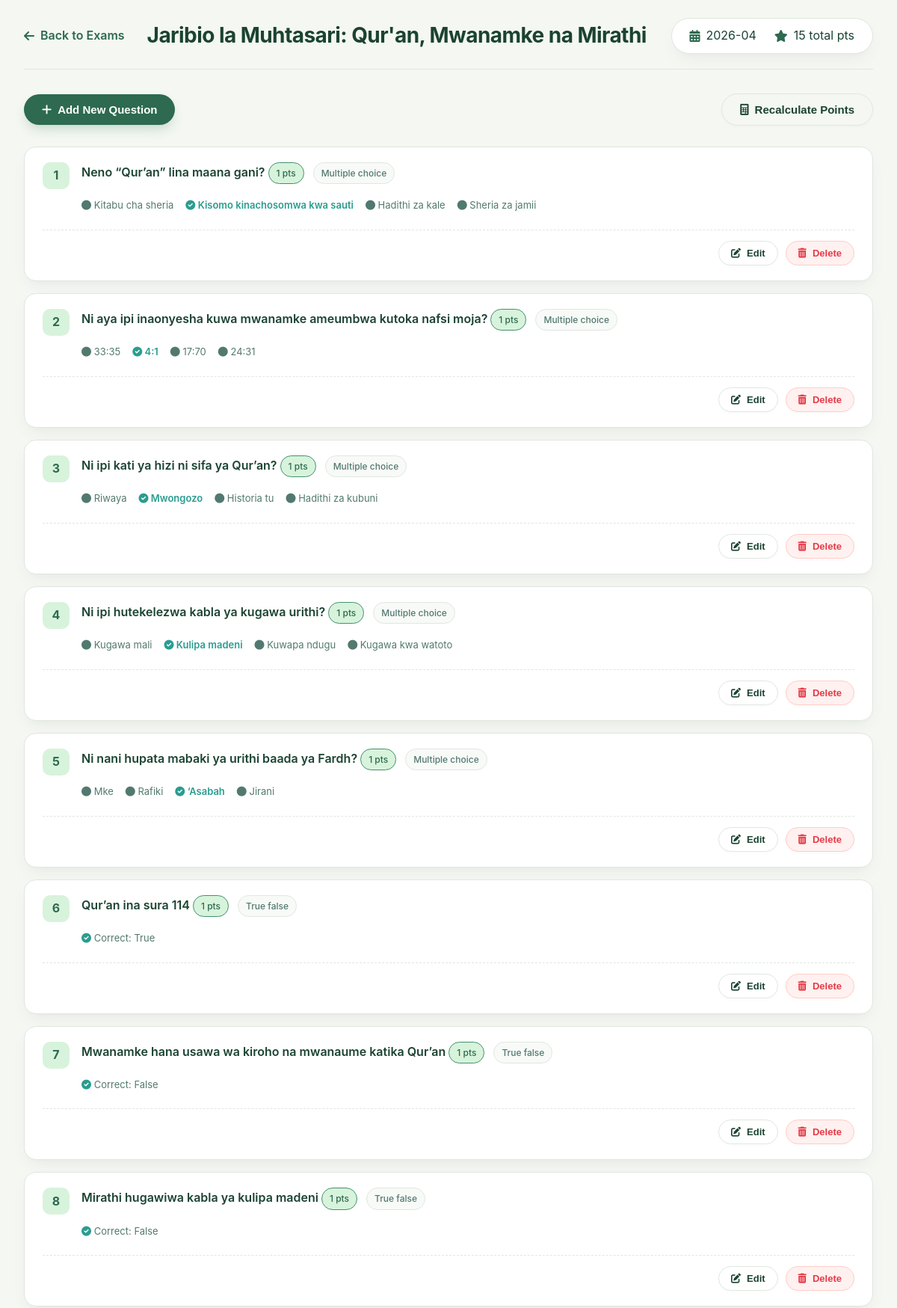
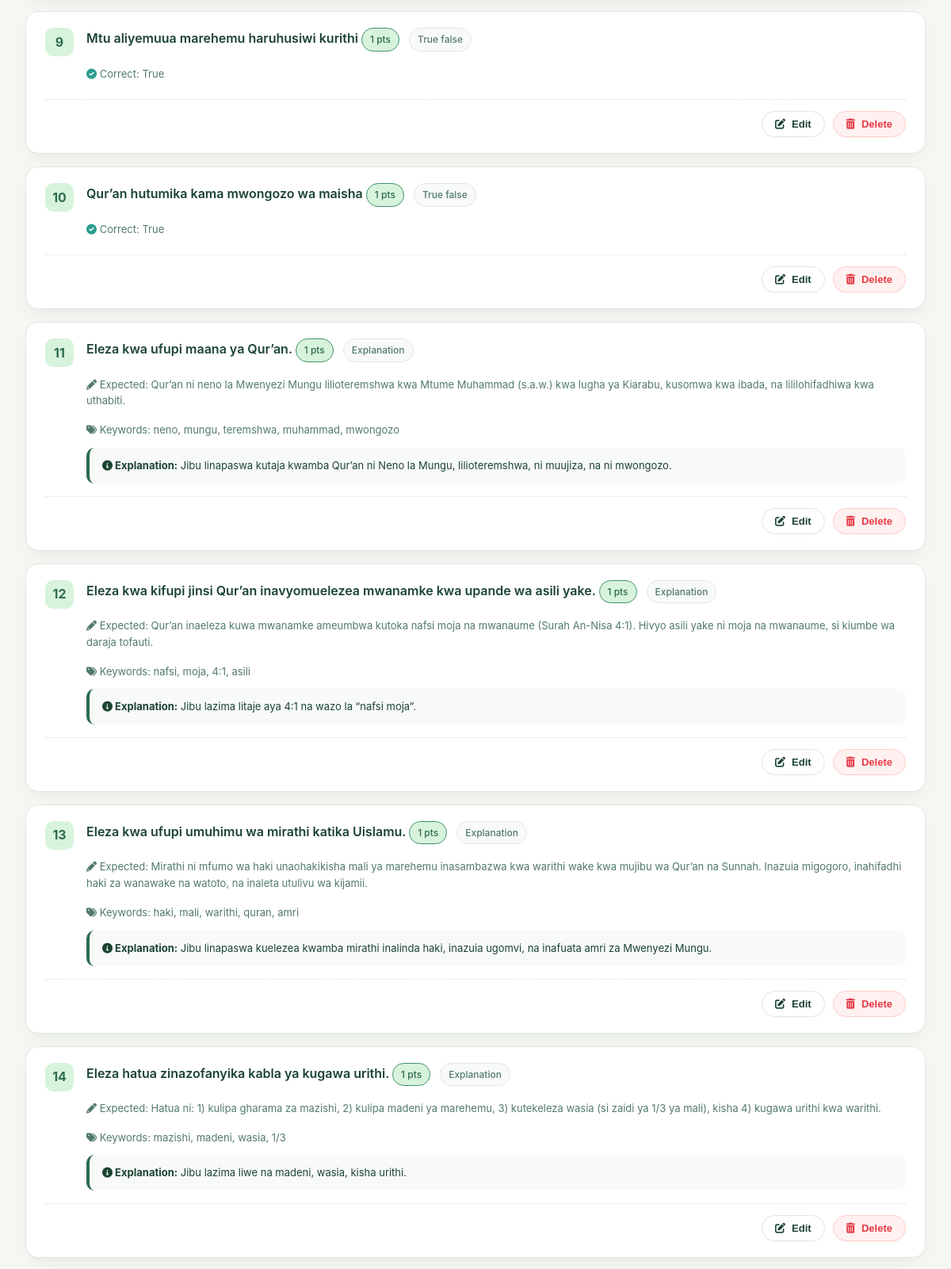
Screenshot of /myislam-v2/admin/admin_monthly_exam_questions.php?exam_id=1 (signed in, upper part) with the database file from the repository (2 pictures, top to bottom).
### tables this page shows
CREATE TABLE `monthly_exams` (
  `id` int(11) NOT NULL,
  `title` varchar(255) NOT NULL,
  `slug` varchar(255) NOT NULL,
  `description` text DEFAULT NULL,
  `subject_id` int(11) DEFAULT NULL,
  `month_year` varchar(7) NOT NULL COMMENT 'Format: YYYY-MM',
  `start_date` datetime NOT NULL,
  `end_date` datetime NOT NULL,
  `time_limit_minutes` int(11) DEFAULT NULL,
  `passing_score` int(11) NOT NULL DEFAULT 70,
  `total_points` int(11) NOT NULL DEFAULT 0,
  `max_attempts` int(11) NOT NULL DEFAULT 1,
  `status` enum('draft','published','archived') NOT NULL DEFAULT 'draft',
  `created_by` int(11) NOT NULL,
  `created_at` timestamp NULL DEFAULT current_timestamp(),
  `updated_at` timestamp NULL DEFAULT current_timestamp() ON UPDATE current_timestamp()
);

CREATE TABLE `monthly_exam_questions` (
  `id` int(11) NOT NULL,
  `exam_id` int(11) NOT NULL,
  `question_text` text NOT NULL,
  `question_type` enum('multiple_choice','true_false','explanation') NOT NULL,
  `points` int(11) NOT NULL DEFAULT 1,
  `sort_order` int(11) NOT NULL DEFAULT 0,
  `image_path` varchar(500) DEFAULT NULL,
  `created_at` timestamp NULL DEFAULT current_timestamp()
);

CREATE TABLE `monthly_exam_question_options` (
  `id` int(11) NOT NULL,
  `question_id` int(11) NOT NULL,
  `option_text` varchar(500) NOT NULL,
  `image_path` varchar(500) DEFAULT NULL,
  `is_correct` tinyint(1) NOT NULL DEFAULT 0,
  `sort_order` int(11) NOT NULL DEFAULT 0
);

CREATE TABLE `monthly_exam_question_explanations` (
  `question_id` int(11) NOT NULL,
  `expected_answer` text NOT NULL,
  `explanation` text DEFAULT NULL,
  `keywords_json` text DEFAULT NULL COMMENT 'JSON array of keywords with optional weights'
);

### myislam-v2/admin/admin_monthly_exam_questions.php (the view, shortened to what this page needs)
<?php
function e($v): string {
    return htmlspecialchars((string)$v, ENT_QUOTES, 'UTF-8');
}
$conn = db();
$examId = isset($_GET['exam_id']) ? (int)$_GET['exam_id'] : 0;
$stmt = $conn->prepare("SELECT * FROM monthly_exams WHERE id = ?");
$stmt->execute([$examId]);
$exam = $stmt->fetch();
$stmt = $conn->prepare("
    SELECT q.*, e.expected_answer, e.explanation, e.keywords_json
    FROM monthly_exam_questions q
    LEFT JOIN monthly_exam_question_explanations e ON q.id = e.question_id
    WHERE q.exam_id = ?
    ORDER BY q.sort_order, q.id
");
$stmt->execute([$examId]);
$questions = $stmt->fetchAll();
$totalStmt = $conn->prepare("SELECT SUM(points) FROM monthly_exam_questions WHERE exam_id = ?");
$totalStmt->execute([$examId]);
$totalPoints = $totalStmt->fetchColumn() ?: 0;
?>
<!DOCTYPE html>
<html lang="en">
<head>
    <link rel="stylesheet" href="https://cdnjs.cloudflare.com/ajax/libs/font-awesome/6.0.0-beta3/css/all.min.css">
</head>
<body>
<div class="container">
    <div class="page-header">
        <a href="admin_monthly_exams.php" class="back-link"><i class="fas fa-arrow-left"></i> Back to Exams</a>
        <h1 class="page-title"><?= e($exam['title']) ?></h1>
        <div class="exam-meta">
            <span><i class="fas fa-calendar-alt"></i> <?= e($exam['month_year']) ?></span>
            <span><i class="fas fa-star"></i> <?= $totalPoints ?> total pts</span>
        </div>
    </div>
    <div class="action-bar">
        <button class="btn btn-primary" id="addQuestionBtn"><i class="fas fa-plus"></i> Add New Question</button>
        <form id="recalculateForm" method="POST" style="display:inline">
            <button type="submit" class="btn btn-outline" onclick="return confirm('Recalculate total points for this exam?');"><i class="fas fa-calculator"></i> Recalculate Points</button>
        </form>
    </div>
    <div class="questions-container" id="questionsList">
        <?php if (empty($questions)): ?>
            <div class="empty-state">
                <i class="fas fa-file-alt"></i>
                <h3>No questions yet</h3>
                <p>Click "Add New Question" to start building your exam.</p>
            </div>
        <?php else: ?>
            <?php foreach ($questions as $index => $q):
                $optsStmt = $conn->prepare("SELECT * FROM monthly_exam_question_options WHERE question_id = ? ORDER BY sort_order");
                $optsStmt->execute([$q['id']]);
                $opts = $optsStmt->fetchAll();
                $questionNumber = $index + 1;
                $displayType = $q['question_type'] ?: 'explanation';
                $keywordsDisplay = '';
                if (!empty($q['keywords_json'])) {
                    $kw = json_decode($q['keywords_json'], true);
                    $keywordsDisplay = implode(', ', array_column($kw, 'word'));
                }
            ?>
            <div class="question-card" data-question-id="<?= $q['id'] ?>">
                <div class="question-header">
                    <div class="question-number"><?= $questionNumber ?></div>
                    <div class="question-content">
                        <div class="question-text-row">
                            <div class="question-text">
                                <?= e($q['question_text']) ?>
                                <span class="badge badge-primary"><?= $q['points'] ?> pts</span>
                                <span class="badge"><?= ucfirst(str_replace('_', ' ', $displayType)) ?></span>
                            </div>
                        </div>
                        <div class="question-meta">
                            <?php if ($displayType === 'multiple_choice'): ?>
                                <?php foreach ($opts as $o): ?>
                                    <span class="<?= $o['is_correct'] ? 'option-correct' : 'option-normal' ?>">
                                        <i class="fas <?= $o['is_correct'] ? 'fa-check-circle' : 'fa-circle' ?>"></i> <?= e($o['option_text']) ?>
                                    </span>
                                <?php endforeach; ?>
                            <?php elseif ($displayType === 'true_false'): ?>
                                <?php $correct = !empty($opts) && $opts[0]['is_correct'] ? 'True' : 'False'; ?>
                                <span><i class="fas fa-check-circle" style="color:var(--success);"></i> Correct: <?= $correct ?></span>
                            <?php else: ?>
                                <span><i class="fas fa-pencil-alt"></i> Expected: <?= e($q['expected_answer'] ?? 'Not set') ?></span>
                                <?php if ($keywordsDisplay): ?>
                                    <span><i class="fas fa-tags"></i> Keywords: <?= e($keywordsDisplay) ?></span>
                                <?php endif; ?>
                            <?php endif; ?>
                        </div>
                        <?php if (!empty($q['explanation'])): ?>
                        <div class="explanation-box">
                            <strong><i class="fas fa-info-circle"></i> Explanation:</strong> <?= nl2br(e($q['explanation'])) ?>
                        </div>
                        <?php endif; ?>
                    </div>
                </div>
                <div class="card-actions">
                    <button class="btn btn-outline btn-sm edit-question-btn" data-id="<?= $q['id'] ?>"><i class="fas fa-edit"></i> Edit</button>
                    <button class="btn btn-danger btn-sm delete-question-btn" data-id="<?= $q['id'] ?>"><i class="fas fa-trash-alt"></i> Delete</button>
                </div>
            </div>
            <?php endforeach; ?>
        <?php endif; ?>
    </div>
</div>
</body>
</html>

### myislam-v2/admin/admin_monthly_exam_questions.php (style rules this page uses)
* { margin:0;padding:0;box-sizing:border-box }
:root { --primary: #2d6a4f; --primary-light: #40916c; --primary-soft: #d8f3dc; --danger: #e63946; --success: #2a9d8f; --warning: #e9c46a; --text-dark: #1b4332; --text-light: #52796f; --text-muted: #6c757d; --bg-page: #f4f7f2; --surface: #ffffff; --surface-2: #f8faf8; --border: #e0e7e0; --shadow: 0 10px 25px -5px rgba(0,0,0,0.05), 0 8px 10px -6px rgba(0,0,0,0.02); --shadow-lg: 0 20px 30px -10px rgba(0,0,0,0.1); --radius: 16px; --radius-sm: 12px; }
body { font-family: 'Inter', system-ui, -apple-system, sans-serif; background: var(--bg-page); color: var(--text-dark); line-height: 1.6; padding: 24px 32px; min-height: 100vh; }
.container { max-width: 1200px; margin: 0 auto; }
.page-header { display: flex; align-items: center; flex-wrap: wrap; gap: 20px 30px; margin-bottom: 32px; padding-bottom: 20px; border-bottom: 1px solid var(--border); }
.back-link { display: flex; align-items: center; gap: 8px; text-decoration: none; color: var(--primary); font-weight: 600; transition: all 0.2s; padding: 8px 0; }
.page-title { font-size: 28px; font-weight: 700; letter-spacing: -0.02em; color: var(--text-dark); }
.exam-meta { margin-left: auto; display: flex; gap: 24px; background: var(--surface); padding: 10px 24px; border-radius: 40px; box-shadow: var(--shadow); border: 1px solid var(--border); }
.exam-meta span { display: flex; align-items: center; gap: 8px; }
.exam-meta i { color: var(--primary); }
.action-bar { display: flex; justify-content: space-between; align-items: center; margin-bottom: 28px; }
.btn { display: inline-flex; align-items: center; gap: 8px; padding: 12px 24px; border-radius: 40px; font-weight: 600; font-size: 15px; border: none; cursor: pointer; transition: all 0.2s ease; text-decoration: none; background: var(--surface); color: var(--text-dark); border: 1px solid var(--border); box-shadow: 0 2px 4px rgba(0,0,0,0.02); }
.btn-primary { background: var(--primary); color: white; border: none; box-shadow: 0 8px 16px -4px rgba(45,106,79,0.25); }
.btn-outline { background: transparent; border: 1px solid var(--border); }
.btn-danger { background: #fff1f0; color: var(--danger); border-color: #ffccc7; }
.btn-sm { padding: 8px 16px; font-size: 13px; }
.questions-container { display: flex; flex-direction: column; gap: 16px; }
.question-card { background: var(--surface); border-radius: var(--radius); border: 1px solid var(--border); padding: 20px 24px; box-shadow: var(--shadow); transition: all 0.2s; }
.question-header { display: flex; align-items: flex-start; gap: 16px; }
.question-number { display: flex; align-items: center; justify-content: center; width: 36px; height: 36px; background: var(--primary-soft); color: var(--primary); border-radius: 10px; font-weight: 700; font-size: 16px; flex-shrink: 0; }
.question-content { flex:1; }
.question-text-row { display: flex; align-items: flex-start; gap: 20px; }
.question-text { font-size: 16px; font-weight: 600; margin-bottom: 8px; flex: 1; }
.badge { background: var(--surface-2); padding: 4px 10px; border-radius: 40px; font-size: 12px; font-weight: 500; color: var(--text-light); border: 1px solid var(--border); display: inline-block; margin-right: 8px; }
.badge-primary { background: var(--primary-soft); color: var(--primary); border-color: var(--primary-light); }
.question-meta { display: flex; gap: 16px; margin: 10px 0 6px; color: var(--text-light); font-size: 13px; flex-wrap: wrap; }
.option-correct { color: var(--success); font-weight: 600; }
.option-normal { color: var(--text-light); }
.explanation-box { background: var(--surface-2); border-radius: 10px; padding: 12px 16px; margin-top: 12px; border-left: 4px solid var(--primary); font-size: 13px; }
.card-actions { display: flex; gap: 10px; margin-top: 16px; justify-content: flex-end; border-top: 1px dashed var(--border); padding-top: 14px; }

### rows the page displays
monthly_exams: title "Jaribio la Muhtasari: Qur'an, Mwanamke na Mirathi", month_year "2026-04"
monthly_exam_questions: questionNumber "1", question_text "Neno “Qur’an” lina maana gani?", points "1", question_type "Multiple choice"
monthly_exam_question_options: is_correct 0 (drawn), option_text "Kitabu cha sheria"
monthly_exam_question_options: is_correct 1 (drawn), option_text "Kisomo kinachosomwa kwa sauti"
monthly_exam_question_options: is_correct 0 (drawn), option_text "Hadithi za kale"
monthly_exam_question_options: is_correct 0 (drawn), option_text "Sheria za jamii"
monthly_exam_questions: questionNumber "2", question_text "Ni aya ipi inaonyesha kuwa mwanamke ameumbwa kutoka nafsi moja?", points "1", question_type "Multiple choice"
monthly_exam_question_options: is_correct 0 (drawn), option_text "33:35"
monthly_exam_question_options: is_correct 1 (drawn), option_text "4:1"
monthly_exam_question_options: is_correct 0 (drawn), option_text "17:70"
monthly_exam_question_options: is_correct 0 (drawn), option_text "24:31"
monthly_exam_questions: questionNumber "3", question_text "Ni ipi kati ya hizi ni sifa ya Qur’an?", points "1", question_type "Multiple choice"
monthly_exam_question_options: is_correct 0 (drawn), option_text "Riwaya"
monthly_exam_question_options: is_correct 1 (drawn), option_text "Mwongozo"
monthly_exam_question_options: is_correct 0 (drawn), option_text "Historia tu"
monthly_exam_question_options: is_correct 0 (drawn), option_text "Hadithi za kubuni"
monthly_exam_questions: questionNumber "4", question_text "Ni ipi hutekelezwa kabla ya kugawa urithi?", points "1", question_type "Multiple choice"
monthly_exam_question_options: is_correct 0 (drawn), option_text "Kugawa mali"
monthly_exam_question_options: is_correct 1 (drawn), option_text "Kulipa madeni"
monthly_exam_question_options: is_correct 0 (drawn), option_text "Kuwapa ndugu"
monthly_exam_question_options: is_correct 0 (drawn), option_text "Kugawa kwa watoto"
monthly_exam_questions: questionNumber "5", question_text "Ni nani hupata mabaki ya urithi baada ya Fardh?", points "1", question_type "Multiple choice"
monthly_exam_question_options: is_correct 0 (drawn), option_text "Mke"
monthly_exam_question_options: is_correct 0 (drawn), option_text "Rafiki"
monthly_exam_question_options: is_correct 1 (drawn), option_text "‘Asabah"
monthly_exam_question_options: is_correct 0 (drawn), option_text "Jirani"
monthly_exam_questions: questionNumber "6", question_text "Qur’an ina sura 114", points "1", question_type "True false", monthly_exam_question_options.is_correct "True"
monthly_exam_questions: questionNumber "7", question_text "Mwanamke hana usawa wa kiroho na mwanaume katika Qur’an", points "1", question_type "True false", monthly_exam_question_options.is_correct "False"
monthly_exam_questions: questionNumber "8", question_text "Mirathi hugawiwa kabla ya kulipa madeni", points "1", question_type "True false", monthly_exam_question_options.is_correct "False"
monthly_exam_questions: questionNumber "9", question_text "Mtu aliyemuua marehemu haruhusiwi kurithi", points "1", question_type "True false", monthly_exam_question_options.is_correct "True"
monthly_exam_questions: questionNumber "10", question_text "Qur’an hutumika kama mwongozo wa maisha", points "1", question_type "True false", monthly_exam_question_options.is_correct "True"
monthly_exam_questions: questionNumber "11", question_text "Eleza kwa ufupi maana ya Qur’an.", points "1", question_type "Explanation", monthly_exam_question_explanations.expected_answer "Qur’an ni neno la Mwenyezi Mungu lilioteremshwa kwa Mtume Muhammad (s.a.w.) kwa lugha ya Kiarabu, kusomwa kwa ibada, na lililohifadhiwa kwa uthabiti.", monthly_exam_question_explanations.keywords_json "neno, mungu, teremshwa, muhammad, mwongozo", monthly_exam_question_explanations.explanation "Jibu linapaswa kutaja kwamba Qur’an ni Neno la Mungu, lilioteremshwa, ni muujiza, na ni mwongozo."
monthly_exam_questions: questionNumber "12", question_text "Eleza kwa kifupi jinsi Qur’an inavyomuelezea mwanamke kwa upande wa asili yake.", points "1", question_type "Explanation", monthly_exam_question_explanations.expected_answer "Qur’an inaeleza kuwa mwanamke ameumbwa kutoka nafsi moja na mwanaume (Surah An-Nisa 4:1). Hivyo asili yake ni moja na mwanaume, si kiumbe wa daraja tofauti.", monthly_exam_question_explanations.keywords_json "nafsi, moja, 4:1, asili", monthly_exam_question_explanations.explanation "Jibu lazima litaje aya 4:1 na wazo la “nafsi moja”."
monthly_exam_questions: questionNumber "13", question_text "Eleza kwa ufupi umuhimu wa mirathi katika Uislamu.", points "1", question_type "Explanation", monthly_exam_question_explanations.expected_answer "Mirathi ni mfumo wa haki unaohakikisha mali ya marehemu inasambazwa kwa warithi wake kwa mujibu wa Qur’an na Sunnah. Inazuia migogoro, inahifadhi haki za wanawake na watoto, na inaleta utulivu wa kijamii.", monthly_exam_question_explanations.keywords_json "haki, mali, warithi, quran, amri", monthly_exam_question_explanations.explanation "Jibu linapaswa kuelezea kwamba mirathi inalinda haki, inazuia ugomvi, na inafuata amri za Mwenyezi Mungu."
monthly_exam_questions: questionNumber "14", question_text "Eleza hatua zinazofanyika kabla ya kugawa urithi.", points "1", question_type "Explanation", monthly_exam_question_explanations.expected_answer "Hatua ni: 1) kulipa gharama za mazishi, 2) kulipa madeni ya marehemu, 3) kutekeleza wasia (si zaidi ya 1/3 ya mali), kisha 4) kugawa urithi kwa warithi.", monthly_exam_question_explanations.keywords_json "mazishi, madeni, wasia, 1/3", monthly_exam_question_explanations.explanation "Jibu lazima liwe na madeni, wasia, kisha urithi."

### other values shown
$totalPoints "15"
